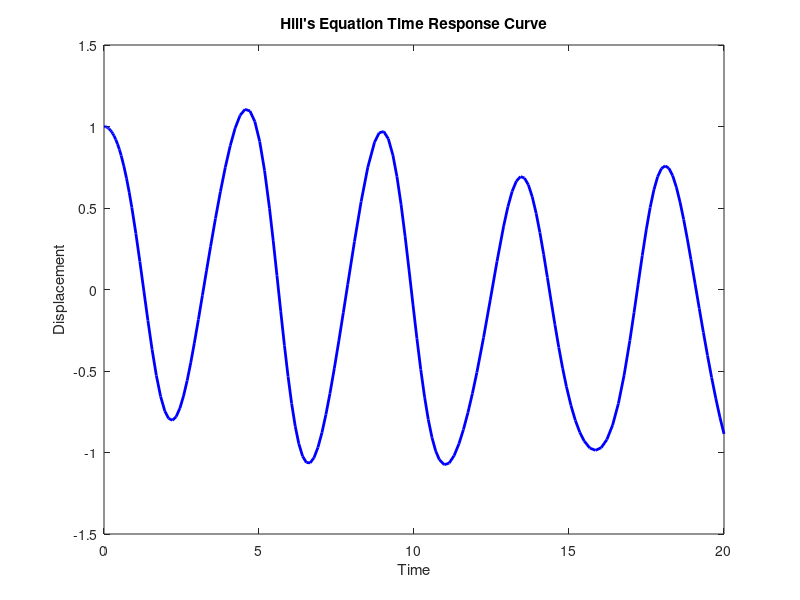

This figure's MATLAB source:
% Define the function for Hill's equation
a = @(t) 2 + 0.5*sin(2*pi*t/4);   % periodic function a(t)
q = 1;                            % constant q
omega = 2*pi/4;                   % angular frequency
ode = @(t, y) [y(2); (q*cos(omega*t) - a(t))*y(1)];

% Define the initial conditions
y0 = [1; 0];

% Define the range for time
tspan = [0 20];

% Solve the system using ode45
[t, y] = ode45(ode, tspan, y0);

% Plot the time response curve
figure;
plot(t, y(:, 1), 'b-', 'LineWidth', 2);
xlabel('Time');
ylabel('Displacement');
title("Hill's Equation Time Response Curve");
